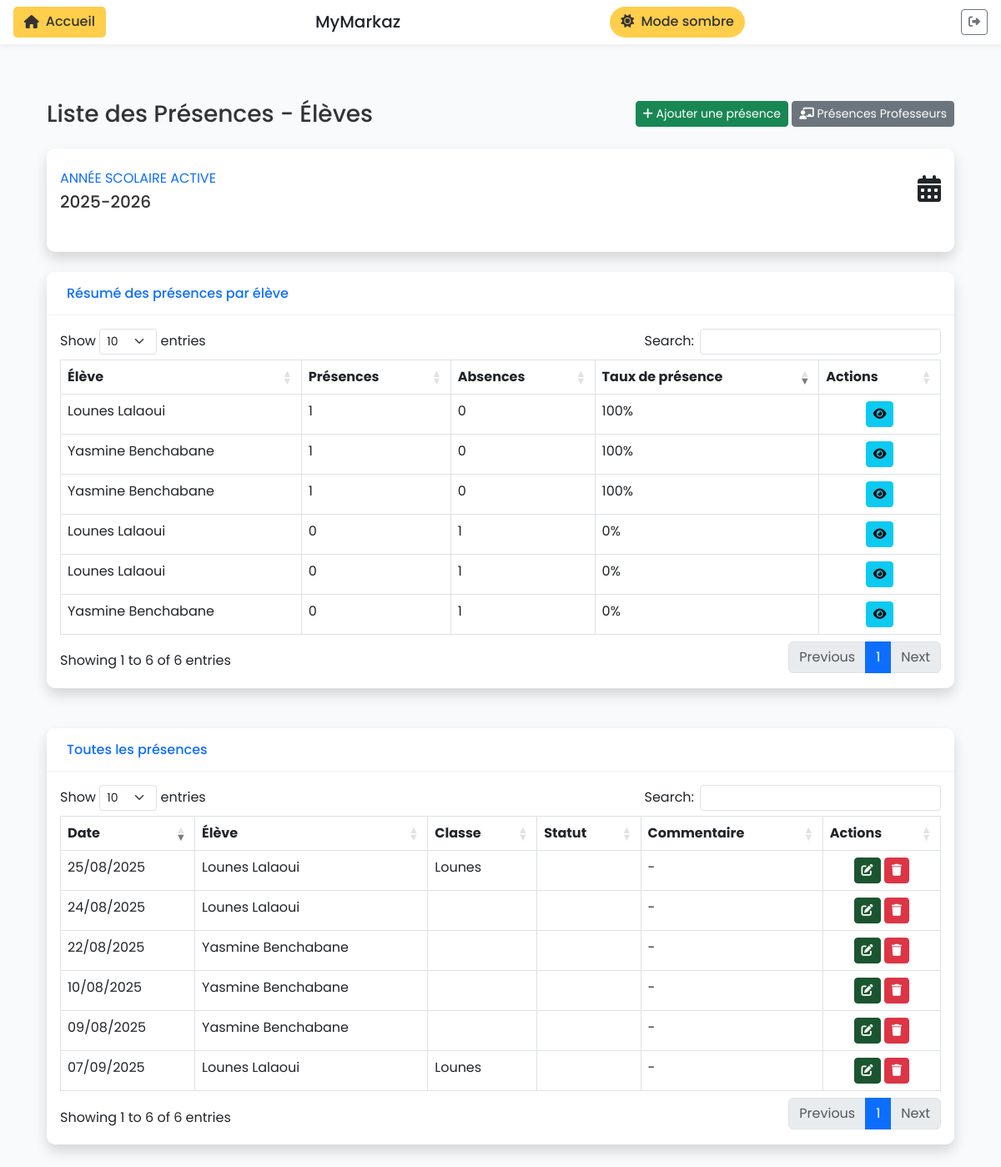
Screenshot of /presences/eleves/ (signed in) with the database file from the repository.
### ecole_app/models.py (models this page shows, shortened)
class SiteConfig(models.Model):
    key = models.CharField(max_length=50, unique=True)
    value = models.CharField(max_length=255, default='default')
    @classmethod
    def get_site_name(cls):
        site_config = cls.objects.filter(key='site_name').first()
        return site_config.value if site_config else 'École Markaz'
    class Meta:
        verbose_name = "Configuration du site"
        verbose_name_plural = "Configurations du site"

class AnneeScolaire(models.Model):
    composante = models.ForeignKey(Composante, on_delete=models.CASCADE, related_name='annees_scolaires', null=True, blank=True)
    nom = models.CharField(max_length=100, help_text="Exemple: 2024-2025")
    date_debut = models.DateField()
    date_fin = models.DateField()
    active = models.BooleanField(default=False)
    date_creation = models.DateTimeField(auto_now_add=True)
    class Meta:
        verbose_name = "Année scolaire"
        verbose_name_plural = "Années scolaires"

class Eleve(models.Model):
    classes = models.ManyToManyField('Classe', related_name='eleves_multi', blank=True)  # Ajout pour multi-classes
    composante = models.ForeignKey(Composante, on_delete=models.CASCADE, related_name='eleves', null=True, blank=True)
    user = models.OneToOneField(User, on_delete=models.CASCADE, null=True, blank=True, related_name='eleve')
    nom = models.CharField(max_length=100)
    prenom = models.CharField(max_length=100, blank=True)
    prenom_pere = models.CharField(max_length=100, blank=True, null=True, help_text="Prénom du père")
    prenom_mere = models.CharField(max_length=100, blank=True, null=True, help_text="Prénom de la mère")
    mot_de_passe_en_clair = models.CharField(max_length=100, blank=True, null=True, help_text="Mot de passe en clair (non sécurisé)")
    classe = models.ForeignKey(Classe, on_delete=models.SET_NULL, null=True, related_name='eleves')
    creneaux = models.ManyToManyField(Creneau, related_name='eleves', blank=True)
    annee_scolaire = models.ForeignKey(AnneeScolaire, on_delete=models.SET_NULL, null=True, blank=True, related_name='eleves')
    date_naissance = models.DateField(null=True, blank=True)
    telephone = models.CharField(max_length=20, blank=True)
    telephone_secondaire = models.CharField(max_length=20, blank=True, null=True, help_text="Numéro de téléphone secondaire")
    adresse = models.TextField(blank=True)
    email = models.EmailField(blank=True)
    remarque = models.TextField(blank=True, null=True, help_text="Remarque libre sur l'élève")
    archive = models.BooleanField(default=False, help_text="Élève archivé")
    motif_archive = models.TextField(blank=True, null=True, help_text="Motif d'archivage")
    date_creation = models.DateTimeField(auto_now_add=True)
    montant_total = models.DecimalField(max_digits=10, decimal_places=2, default=200.00, help_text="Montant total à payer pour l'inscription")
    class Meta:
        verbose_name = "Élève"
        verbose_name_plural = "Élèves"

class PresenceEleve(models.Model):
    composante = models.ForeignKey(Composante, on_delete=models.CASCADE, related_name='presences_eleves', null=True, blank=True)
    eleve = models.ForeignKey(Eleve, on_delete=models.CASCADE, related_name='presences')
    date = models.DateField()
    present = models.BooleanField(default=True)
    justifie = models.BooleanField(default=False)
    commentaire = models.TextField(blank=True)
    classe = models.ForeignKey(Classe, on_delete=models.SET_NULL, null=True, related_name='presences_eleves')
    creneau = models.ForeignKey(Creneau, on_delete=models.SET_NULL, null=True, related_name='presences_eleves')
    date_creation = models.DateTimeField(auto_now_add=True)
    class Meta:
        verbose_name = "Présence élève"
        verbose_name_plural = "Présences élèves"
        unique_together = ['eleve', 'date', 'classe']

class Classe(models.Model):
    composante = models.ForeignKey(Composante, on_delete=models.CASCADE, related_name='classes', null=True, blank=True)
    nom = models.CharField(max_length=100)
    professeur = models.ForeignKey(Professeur, on_delete=models.SET_NULL, null=True, related_name='classes')
    creneau = models.ForeignKey(Creneau, on_delete=models.SET_NULL, null=True, related_name='classes')
    capacite = models.IntegerField(default=20)
    annee_scolaire = models.ForeignKey(AnneeScolaire, on_delete=models.SET_NULL, null=True, blank=True, related_name='classes')
    date_creation = models.DateTimeField(auto_now_add=True)
    class Meta:
        verbose_name = "Classe"
        verbose_name_plural = "Classes"

### ecole_app/views_presence.py (the view)
# urls.py: path('presences/eleves/', views_presence.liste_presences_eleves, name='liste_presences_eleves'),
@login_required
def liste_presences_eleves(request):
    annee_active = AnneeScolaire.objects.filter(active=True).first()
    presences = PresenceEleve.objects.select_related('eleve', 'classe')
    presences = presences.order_by('-date')
    presences_par_eleve = presences.values('eleve__id', 'eleve__nom', 'eleve__prenom').annotate(
        count_present=Count('id', filter=Q(present=True)),
        count_absent=Count('id', filter=Q(present=False))
    )
    context = {
        'presences': presences,
        'presences_par_eleve': presences_par_eleve,
        'annee_active': annee_active,
    }
    return render(request, 'ecole_app/presences/liste_eleves.html', context)

### ecole_app/context_processors.py (called while the page is built)
def site_name(request):
    return {
        'site_name': SiteConfig.get_site_name()
    }

### ecole_app/templates/ecole_app/presences/liste_eleves.html (shortened to what this page needs)
{% extends 'ecole_app/base.html' %}
{% block content %}
<div class="container-fluid">
    <div class="d-sm-flex align-items-center justify-content-between mb-4">
        <h1 class="h3 mb-0 text-gray-800">Liste des Présences - Élèves</h1>
        <div>
            <a href="{% url 'ajouter_presence_eleve' %}" class="btn btn-success btn-sm" title="Ajouter une présence" aria-label="Ajouter une présence">
                <i class="fas fa-plus" aria-hidden="true"></i> Ajouter une présence
            </a>
            <a href="{% url 'liste_presences_professeurs' %}" class="btn btn-secondary btn-sm" title="Présences Professeurs" aria-label="Présences Professeurs">
                <i class="fas fa-chalkboard-teacher" aria-hidden="true"></i> Présences Professeurs
            </a>
        </div>
    </div>
    <div class="row mb-4">
        <div class="col-12">
            <div class="card shadow h-100 py-2">
                <div class="card-body">
                    {% if annee_active %}
                    <div class="row no-gutters align-items-center">
                        <div class="col mr-2">
                            <div class="text-xs font-weight-bold text-primary text-uppercase mb-1">
                                Année scolaire active</div>
                            <div class="h5 mb-0 font-weight-bold text-gray-800">{{ annee_active.nom }}</div>
                        </div>
                        <div class="col-auto">
                            <i class="fas fa-calendar-alt fa-2x text-gray-300"></i>
                        </div>
                    </div>
                    {% endif %}
                </div>
            </div>
        </div>
    </div>
    <div class="row mb-4">
        <div class="col-12">
            <div class="card shadow mb-4">
                <div class="card-header py-3 d-flex flex-row align-items-center justify-content-between">
                    <h6 class="m-0 font-weight-bold text-primary">Résumé des présences par élève</h6>
                </div>
                <div class="card-body">
                    <div class="table-responsive">
                        <table class="table table-bordered" id="dataTableResume" width="100%" cellspacing="0">
                            <thead>
                                <tr>
                                    <th>Élève</th>
                                    <th>Présences</th>
                                    <th>Absences</th>
                                    <th>Taux de présence</th>
                                    <th>Actions</th>
                                </tr>
                            </thead>
                            <tbody>
                                {% for resume in presences_par_eleve %}
                                <tr>
                                    <td>{{ resume.eleve__prenom }} {{ resume.eleve__nom }}</td>
                                    <td>{{ resume.count_present }}</td>
                                    <td>{{ resume.count_absent }}</td>
                                    <td>
                                        {% if resume.count_present|add:resume.count_absent > 0 %}
                                            {% widthratio resume.count_present resume.count_present|add:resume.count_absent 100 %}%
                                        {% else %}
                                            N/A
                                        {% endif %}
                                    </td>
                                    <td class="text-center">
                                        <a href="{% url 'presences_eleve' resume.eleve__id %}" class="btn btn-info btn-sm" title="Détails des présences" aria-label="Détails des présences">
                                            <i class="fas fa-eye" aria-hidden="true"></i>
                                        </a>
                                    </td>
                                </tr>
                                {% endfor %}
                            </tbody>
                        </table>
                    </div>
                </div>
            </div>
        </div>
    </div>
    <div class="row">
        <div class="col-12">
            <div class="card shadow mb-4">
                <div class="card-header py-3 d-flex flex-row align-items-center justify-content-between">
                    <h6 class="m-0 font-weight-bold text-primary">Toutes les présences</h6>
                </div>
                <div class="card-body">
                    <div class="table-responsive">
                        <table class="table table-bordered" id="dataTable" width="100%" cellspacing="0">
                            <thead>
                                <tr>
                                    <th>Date</th>
                                    <th>Élève</th>
                                    <th>Classe</th>
                                    <th>Statut</th>
                                    <th>Commentaire</th>
                                    <th>Actions</th>
                                </tr>
                            </thead>
                            <tbody>
                                {% for presence in presences %}
                                <tr>
                                    <td>{{ presence.date|date:"d/m/Y" }}</td>
                                    <td>{{ presence.eleve.prenom }} {{ presence.eleve.nom }}</td>
                                    <td>{{ presence.classe.nom }}</td>
                                    <td>
                                        {% if presence.present %}
                                            <span class="badge badge-success">Présent</span>
                                        {% else %}
                                            <span class="badge badge-danger">Absent</span>
                                        {% endif %}
                                    </td>
                                    <td>{{ presence.commentaire|default:"-" }}</td>
                                    <td class="text-center">
                                        <a href="{% url 'modifier_presence_eleve' presence.id %}" class="btn btn-primary btn-sm" title="Modifier" aria-label="Modifier">
                                            <i class="fas fa-edit" aria-hidden="true"></i>
                                        </a>
                                        <a href="{% url 'supprimer_presence_eleve' presence.id %}" class="btn btn-danger btn-sm" title="Supprimer" aria-label="Supprimer">
                                            <i class="fas fa-trash" aria-hidden="true"></i>
                                        </a>
                                    </td>
                                </tr>
                                {% empty %}
                                <tr>
                                    <td colspan="6" class="text-center">Aucune présence enregistrée pour le moment.</td>
                                </tr>
                                {% endfor %}
                            </tbody>
                        </table>
                    </div>
                </div>
            </div>
        </div>
    </div>
</div>
{% endblock %}

### ecole_app/templates/ecole_app/base.html (shortened to what this page needs)
<!DOCTYPE html>
<html lang="fr">
<head>
    <link href="https://cdn.jsdelivr.net/npm/bootstrap@5.3.0/dist/css/bootstrap.min.css" rel="stylesheet">
    <link rel="stylesheet" href="https://cdnjs.cloudflare.com/ajax/libs/font-awesome/6.4.0/css/all.min.css">
    {% load static %}
    <link href="{% static 'ecole_app/css/composante.css' %}" rel="stylesheet">
    <link href="{% static 'ecole_app/css/custom-styles.css' %}" rel="stylesheet">
</head>
<body>
    <div class="top-nav fixed-top">
        {% if request.user.professeur %}
        <a href="{% url 'dashboard_professeur' %}" class="back-button">
            <i class="fas fa-home"></i> Accueil
        </a>
        {% elif request.user.eleve %}
        <a href="{% url 'dashboard_eleve' %}" class="back-button">
            <i class="fas fa-home"></i> Accueil
        </a>
        {% else %}
        <a href="{% url 'dashboard' %}" class="back-button">
            <i class="fas fa-home"></i> Accueil
        </a>
        {% endif %}
        <h5 class="mb-0 d-flex align-items-center" style="gap: 0.5rem;">
            {{ site_name }}
        </h5>
        <button class="mode-toggle" id="toggleDarkMode">
            <i class="fas fa-sun me-1"></i> Mode sombre
        </button>
        {% if request.user.is_authenticated %}
        <a href="{% url 'logout' %}" class="btn btn-sm btn-outline-secondary ms-2" title="Déconnexion">
            <i class="fas fa-sign-out-alt"></i>
        </a>
        {% endif %}
    </div>
    <div class="container-fluid">
        <div class="row">
            <main class="col-12 px-md-4 main-content">
                <div class="dashboard-header">
                </div>
                <div class="content">
                    {% block content %}{% endblock %}
                </div>
            </main>
        </div>
    </div>
    <link rel="stylesheet" type="text/css" href="https://cdn.datatables.net/1.10.24/css/dataTables.bootstrap5.min.css">
</body>
</html>

### ecole_app/static/ecole_app/css/custom-styles.css (style rules this page uses)
.text-gray-800 { color: #333333 !important; }

### ecole_app/templates/ecole_app/base.html (style rules this page uses)
:root { --primary-green: #1b5530; --light-green: #22693c; --yellow-accent: #ffce4b; --text-light: #ffffff; --bg-light: #f8fafb; }
body { font-family: 'Poppins', sans-serif; background-color: var(--bg-light); }
.content { padding: 20px; }
.dashboard-header { margin-bottom: 2rem; display: flex; justify-content: space-between; align-items: center; }
.card { border: none; border-radius: 10px; box-shadow: 0 2px 8px rgba(0,0,0,0.08); margin-bottom: 1.5rem; }
.card-header { background-color: white; border-bottom: 1px solid rgba(0,0,0,0.05); padding: 1rem 1.5rem; font-weight: 600; border-radius: 10px 10px 0 0 !important; }
.btn-primary { background-color: var(--primary-green); border-color: var(--primary-green); }
.top-nav { background-color: white; padding: 0.5rem 1rem; display: flex; justify-content: space-between; align-items: center; border-bottom: 1px solid rgba(0,0,0,0.05); box-shadow: 0 2px 5px rgba(0,0,0,0.05); }
.main-content { margin-top: 60px; }
.mode-toggle { background-color: var(--yellow-accent); color: #333; border: none; padding: 0.4rem 0.8rem; border-radius: 20px; font-weight: 500; }
.back-button { background-color: var(--yellow-accent); color: #333; border: none; padding: 0.4rem 0.8rem; border-radius: 5px; font-weight: 500; text-decoration: none; display: inline-flex; align-items: center; gap: 0.5rem; }

### rows the page displays
SiteConfig: value "MyMarkaz"
AnneeScolaire: nom "2025-2026"
Eleve: eleve__prenom "Lounes", eleve__nom "Lalaoui", count_present "0", count_absent "1", count_present "1", count_absent "0", count_present "100"
Eleve: eleve__prenom "Yasmine", eleve__nom "Benchabane", count_present "0", count_absent "1", count_present "1", count_absent "0", count_present "100"
PresenceEleve: date "07/09/2025", eleve.prenom "Lounes", eleve.nom "Lalaoui", classe.nom "Lounes", commentaire "-"
PresenceEleve: date "25/08/2025", eleve.prenom "Lounes", eleve.nom "Lalaoui", classe.nom "Lounes", commentaire "-"
PresenceEleve: date "24/08/2025", eleve.prenom "Lounes", eleve.nom "Lalaoui", commentaire "-"
PresenceEleve: date "22/08/2025", eleve.prenom "Yasmine", eleve.nom "Benchabane", commentaire "-"
PresenceEleve: date "10/08/2025", eleve.prenom "Yasmine", eleve.nom "Benchabane", commentaire "-"
PresenceEleve: date "09/08/2025", eleve.prenom "Yasmine", eleve.nom "Benchabane", commentaire "-"
